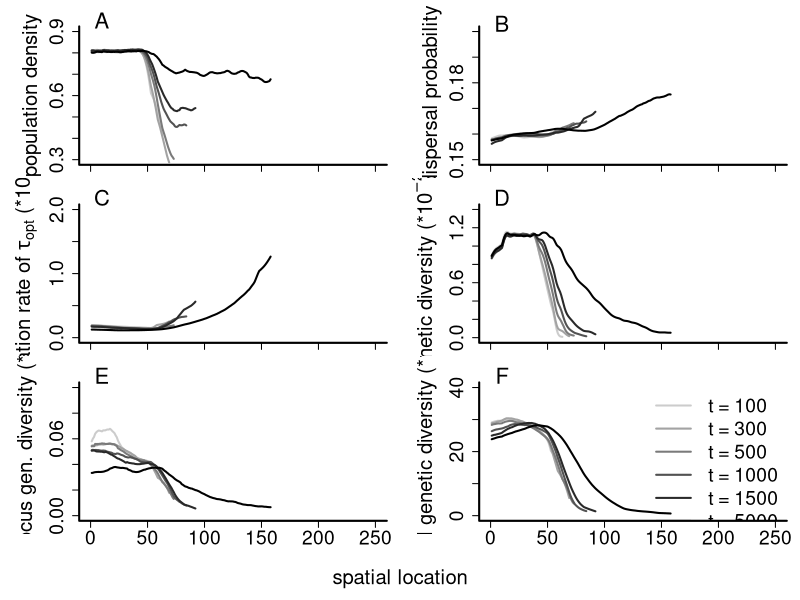

R code for this plot:
require(caTools)

dens <- as.matrix(read.table("processed_results/dens.txt"))
disp <- as.matrix(read.table("processed_results/disp.txt"))
evol <- as.matrix(read.table("processed_results/evol.txt"))
div  <- as.matrix(read.table("processed_results/div.txt"))
neut_div  <- as.matrix(read.table("processed_results/neut_div.txt"))
disp_div <- as.matrix(read.table("processed_results/disp_div.txt"))
cnts <- as.matrix(read.table("processed_results/cnts.txt"))

# figure 1

x11(width=7.5,height=10)

wd <- 20

ts <- c(1,3,5,10,15,50)
cols <- gray(seq(0.8,0,len=length(ts)))
cntbreak <- 10

par(mfrow=c(3,2),bty="l",mar=c(1,6,2,1),oma=c(5,0,0,0),lwd=2,cex.axis=1.75,cex.lab=1.85)

plot(1,1,type="n",xlab="",ylab="population density",xlim=c(0,250),ylim=c(.3,.9),xaxt="n")
axis(side=1,labels=F)

for (t in 1:length(ts)) {
	m <- as.numeric(dens[ts[t],][which(cnts[ts[t],]>=cntbreak)])

	lines(runmean(m,wd),col=cols[t])
}
text(10,par("usr")[[4]]*1.03,"A",xpd=T,cex=2)

plot(1,1,type="n",xlab="",ylab="dispersal probability",xlim=c(0,250),ylim=c(.15,.2),xaxt="n")
axis(side=1,labels=F)

for (t in 1:length(ts)) {
	m <- as.numeric(disp[ts[t],][which(cnts[ts[t],]>=cntbreak)])

	lines(runmean(m,wd),col=cols[t])
}
text(10,par("usr")[[4]]*1.005,"B",xpd=T,cex=2)


plot(1,1,type="n",xlab="",ylab=expression(paste("mutation rate of ",tau[opt]," (*",10^-4,")",sep="")),
     xlim=c(0,250),ylim=c(0.00,2),xaxt="n",yaxt="n")
axis(side=1,labels=F)
axis(side=2,at=c(0,0.5,1,1.5,2))

for (t in 1:length(ts)) {
	m <- as.numeric(evol[ts[t],][which(cnts[ts[t],]>=cntbreak)])
  x <- 10000*10^-m
  if (length(which(x==10000))>0) {x <- x[-which(x==10000)]}

	lines(runmean(x,wd),col=cols[t])
}
text(10,par("usr")[[4]]*1.05,"C",xpd=T,cex=2)

plot(1,1,type="n",xlab="",ylab=expression(paste("genetic diversity (*",10^-2,")",sep="")),
     xlim=c(0,250),ylim=range(100*div,na.rm=T),xaxt="n")
axis(side=1,labels=F)

for (t in 1:length(ts)) {
	m <- as.numeric(div[ts[t],][which(cnts[ts[t],]>=cntbreak)])

	lines(runmean(100*m,wd),col=cols[t])
}
text(10,par("usr")[[4]]*1.05,"D",xpd=T,cex=2)

plot(1,1,type="n",xlab="",ylab=expression(paste("disp. locus gen. diversity (*",10^-2,")",sep="")),
     xlim=c(0,250),ylim=c(0.0,0.1))

for (t in 1:length(ts)) {
  m <- as.numeric(disp_div[ts[t],][which(cnts[ts[t],]>=cntbreak)])
  
  lines(runmean(100*m,wd),col=cols[t])
}
text(10,par("usr")[[4]]*1.05,"E",xpd=T,cex=2)

plot(1,1,type="n",xlab="",ylab=expression(paste("neutral genetic diversity (*",10^-2,")",sep="")),
     xlim=c(0,250),ylim=c(0,40))

for (t in 1:length(ts)) {
	m <- as.numeric(neut_div[ts[t],][which(cnts[ts[t],]>=cntbreak)])
	
	lines(runmean(100*m,wd),col=cols[t])
}
text(10,par("usr")[[4]]*1.05,"F",xpd=T,cex=2)
legend("topright",bty="n",lwd=2,col=cols,c("t = 100", "t = 300", "t = 500", "t = 1000", "t = 1500", "t = 5000"),cex=1.75)

#plot(1,1,type="n",xlab="",ylab="",xaxt="n",yaxt="n",bty="n")

title(xlab="spatial location",outer=T)

dev.copy2eps(file="figure_S2.eps",title="Cobben & Kubisch - Figure S2")
